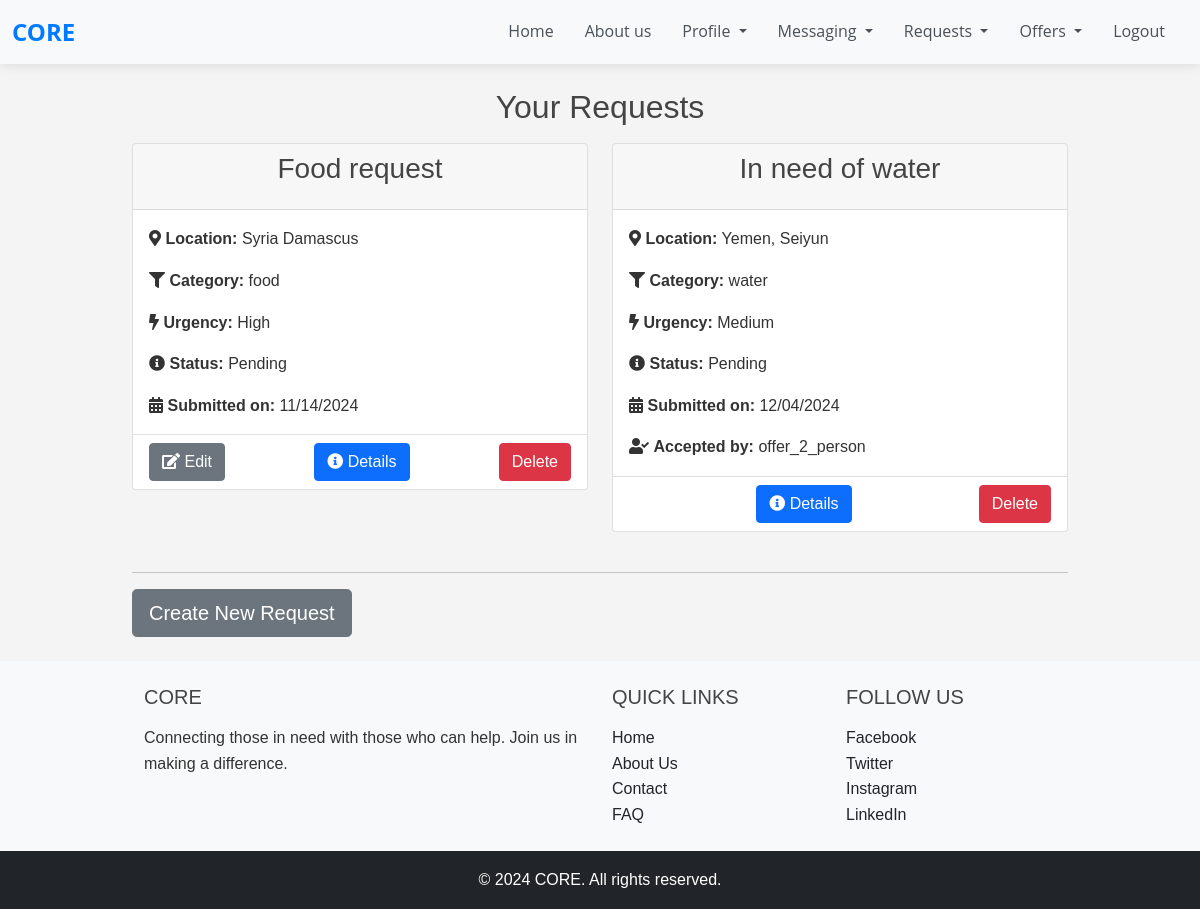
Page /user_request_list/ (signed in) on the committed database.
### requests_app/models.py (models this page shows, shortened)
class Request(models.Model):
    CATEGORY_CHOICES = (
        ('food', 'Food'),
        ('water', 'Water'),
        ('clothing', 'Clothing'),
        ('shelter', 'Shelter'),
        ('medical', 'Medical Supplies'),
        ('other', 'Other'),
    )
    URGENCY_LEVELS = (
        ('low', 'Low'),
        ('medium', 'Medium'),
        ('high', 'High'),
    )
    STATUS_CHOICES = (
        ('pending', 'Pending'),
        ('accepted', 'Accepted'),
        ('in_progress', 'In Progress'),
        ('completed', 'Completed'),
        ('cancelled', 'Cancelled'),
    )
    LOCATION_CHOICES = (
        ('address', 'Address'),
        ('coordinates', 'Latitude and Longitude'),
    )
    user = models.ForeignKey(User, on_delete=models.CASCADE)
    title = models.CharField(max_length=100, default='No title given')
    description = models.TextField(default='No description given')
    location_type = models.CharField(max_length=20, choices=LOCATION_CHOICES, default='address')
    address = models.CharField(
        max_length=255,
        blank=True,
        default="No address provided"
    )
    latitude = models.FloatField(
        null=True,
        blank=True,
        default=51.99656842422461
    )
    longitude = models.FloatField(
        null=True,
        blank=True,
        default=-0.9913942306871908
    )
    category = models.CharField(max_length=50, choices=CATEGORY_CHOICES, default='Other')
    urgency = models.CharField(max_length=10, choices=URGENCY_LEVELS, default='Low')
    status = models.CharField(max_length=11, choices=STATUS_CHOICES, default='Pending')
    accepted_by = models.ForeignKey(
        User,
        null=True,
        blank=True,
        on_delete=models.SET_NULL,
        related_name='accepted_requests'
    )
    created_at = models.DateTimeField(default=timezone.now, editable=False)

### accounts/models.py (models this page shows)
class User(AbstractUser):
    USER_TYPE_CHOICES = (
        ('requester', 'Requester'),
        ('provider', 'Provider'),
    )
    user_type = models.CharField(max_length=10, choices=USER_TYPE_CHOICES)
    name = models.CharField(max_length=255, null=True, blank=True)  # Adding a name field
    email = models.EmailField(unique=True)

### requests_app/views.py (the view)
# urls.py: path('user_request_list/', requests_views.user_request_list, name='user_request_list'),
@login_required
def user_request_list(request):
    req = Request.objects.filter(user=request.user)
    return render(request, 'user_request_list.html', {'requests_app': req})

### requests_app/templates/user_request_list.html (shortened to what this page needs)
{% extends 'base.html' %}
{% block content %}
{% load static %}
<link rel="stylesheet" type="text/css" href="{% static 'css/styles.css' %}">
<div class="container mt-4" data-page-type="user_requst_list_page">
    <h2 class="text-center mb-3">Your Requests</h2>
    <div class="row request-container">
        {% for request_ in requests_app %}
            <div class="col-md-6 col-lg-6 mb-4 item_request" id="request_-{{ request_.id }}">
                <div class="card">
                    <div class="card-header text-center">
                        <h3>{{ request_.title }}</h3>
                    </div>
                    <div class="card-body">
                        <p class="card-text"><i class="fas fa-map-marker-alt"></i> <strong>Location:</strong>
                            {% if request_.location_type == 'address' %}
                                {{ request_.address }}
                            {% elif request_.location_type == 'coordinates' %}
                                Latitude: {{ request_.latitude }}, Longitude: {{ request_.longitude }}
                            {% else %}
                                Location not provided
                            {% endif %}
                        </p>
                        <p class="card-text"><i class="fas fa-filter"></i> <strong>Category:</strong> {{ request_.category }}</p>
                        <p class="card-text"><i class="fas fa-bolt"></i> <strong>Urgency:</strong> {{ request_.get_urgency_display }}</p>
                        <p class="card-text"><i class="fas fa-info-circle"></i> <strong>Status:</strong> {{ request_.get_status_display }}</p>
                        <p class="card-text"><i class="fas fa-calendar-alt"></i> <strong>Submitted on:</strong> {{ request_.created_at|date:"SHORT_DATE_FORMAT" }}</p>
                        {% if request_.accepted_by %}
                        <p class="card-text"><i class="fas fa-user-check"></i> <strong>Accepted by:</strong> {{ request_.accepted_by.username }}</p>
                        {% endif %}
                    </div>
                    <div class="card-footer bg-transparent d-flex justify-content-between">
                        <div class="d-flex justify-content-between align-items-left ">
                            {% if not request_.accepted_by %}
                            <a href="{% url 'edit_request' request_.pk %}" class="btn btn-secondary mr-2">
                                <i class="fas fa-edit"></i> Edit
                            </a>
                            {% endif %}
                        </div>
                        <div class="d-flex justify-content-between align-items-center">
                            <a href="{% url 'user_request_details' request_.pk %}" class="btn btn-primary">
                                <i class="fas fa-info-circle"></i> Details
                            </a>
                        </div>
                        <div class="d-flex justify-content-between align-items-right ">
                            <form class="delete-form" data-request-id="{{ request_.id }}" >
                                <button type="button" class="btn btn-danger delete-btn" data-action="request">Delete</button>
                            </form>
                        </div>
                    </div>
                </div>
            </div>
        {% empty %}
        <div class="col-12 no-requests-message">
            <div class="alert alert-info text-center">No requests found.</div>
        </div>
        {% endfor %}
    </div>
    <hr>
    <a href="{% url 'create_request' %}"><button type="button2" class="btn btn-secondary btn-lg btn-block">Create New Request</button></a>
</div>
{% load static %}
{% endblock %}

### static/css/base.css (style rules this page uses)
html, body { height: 100%; margin: 0; display: flex; flex-direction: column; }

### static/css/styles.css (style rules this page uses)
* { margin: 0; padding: 0; box-sizing: border-box; }
body { font-family: Arial, sans-serif; background-color: #f4f4f4; color: #333; line-height: 1.6; }
.container { width: 80%; margin: auto; overflow: hidden; }
h1, h2, h3, h4, h5, h6 { margin-bottom: 1rem; color: #444; }
p { margin-bottom: 1rem; }
a { color: #007BFF; text-decoration: none; }
button { display: inline-block; padding: 0.75rem 1.25rem; font-size: 1rem; cursor: pointer; border: none; background-color: #007BFF; color: #fff; border-radius: 5px; }
:root { --button-size-small: 8px 16px; --button-size-medium: 12px 24px; --button-size-large: 16px 32px; }

### rows in the picture
Request: title "Food request", address "Syria Damascus", category "food", urgency "High", status "Pending", created_at "11/14/2024", shows "Edit"
Request: title "In need of water", address "Yemen, Seiyun", category "water", urgency "Medium", status "Pending", created_at "12/04/2024", accepted_by.username "offer_2_person"
